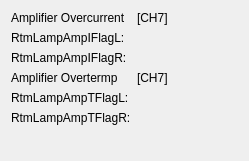
    <widget class="QWidget" name="formLayoutWidget_8">
     <property name="geometry">
      <rect>
       <x>700</x>
       <y>590</y>
       <width>249</width>
       <height>161</height>
      </rect>
     </property>
     <layout class="QFormLayout" name="formLayout_8">
      <item row="0" column="0">
       <widget class="QLabel" name="label_142">
        <property name="text">
         <string>Amplifier Overcurrent</string>
        </property>
       </widget>
      </item>
      <item row="0" column="1">
       <widget class="QLabel" name="label_160">
        <property name="text">
         <string>[CH7]</string>
        </property>
       </widget>
      </item>
      <item row="1" column="0">
       <widget class="QLabel" name="label_143">
        <property name="text">
         <string>RtmLampAmpIFlagL:</string>
        </property>
       </widget>
      </item>
      <item row="1" column="1">
       <widget class="PyDMLabel" name="PyDMLabel_125">
        <property name="toolTip">
         <string/>
        </property>
        <property name="channel" stdset="0">
         <string>XX-99SL01:DI-FOFBCtrl:RtmLampAmpIFlagLCH7-RB</string>
        </property>
       </widget>
      </item>
      <item row="2" column="0">
       <widget class="QLabel" name="label_144">
        <property name="text">
         <string>RtmLampAmpIFlagR:</string>
        </property>
       </widget>
      </item>
      <item row="2" column="1">
       <widget class="PyDMLabel" name="PyDMLabel_126">
        <property name="toolTip">
         <string/>
        </property>
        <property name="channel" stdset="0">
         <string>XX-99SL01:DI-FOFBCtrl:RtmLampAmpIFlagRCH7-RB</string>
        </property>
       </widget>
      </item>
      <item row="3" column="0">
       <widget class="QLabel" name="label_146">
        <property name="text">
         <string>Amplifier Overtermp</string>
        </property>
       </widget>
      </item>
      <item row="3" column="1">
       <widget class="QLabel" name="label_159">
        <property name="text">
         <string>[CH7]</string>
        </property>
       </widget>
      </item>
      <item row="4" column="0">
       <widget class="QLabel" name="label_147">
        <property name="text">
         <string>RtmLampAmpTFlagL:</string>
        </property>
       </widget>
      </item>
      <item row="4" column="1">
       <widget class="PyDMLabel" name="PyDMLabel_127">
        <property name="toolTip">
         <string/>
        </property>
        <property name="channel" stdset="0">
         <string>XX-99SL01:DI-FOFBCtrl:RtmLampAmpTFlagLCH7-RB</string>
        </property>
       </widget>
      </item>
      <item row="5" column="0">
       <widget class="QLabel" name="label_148">
        <property name="text">
         <string>RtmLampAmpTFlagR:</string>
        </property>
       </widget>
      </item>
      <item row="5" column="1">
       <widget class="PyDMLabel" name="PyDMLabel_128">
        <property name="toolTip">
         <string/>
        </property>
        <property name="channel" stdset="0">
         <string>XX-99SL01:DI-FOFBCtrl:RtmLampAmpTFlagRCH7-RB</string>
        </property>
       </widget>
      </item>
     </layout>
    </widget>
